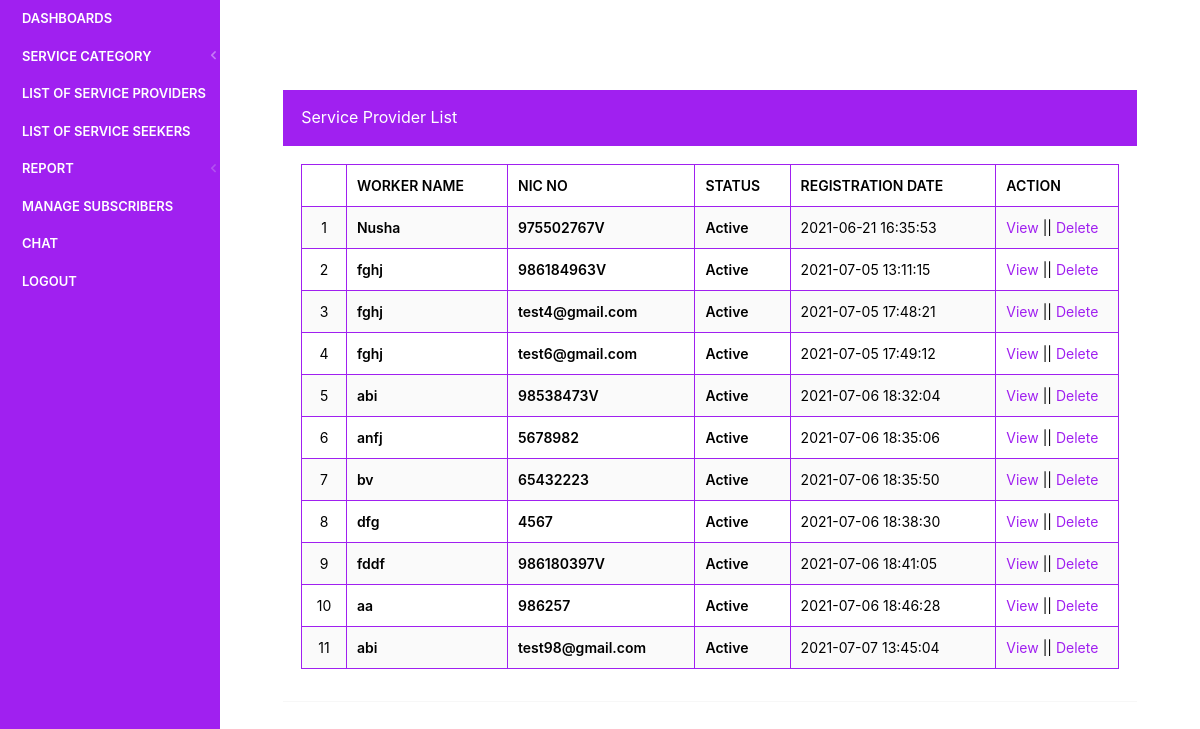
Page /findus/admin/employer-list.php (signed in) on the earlier database version.
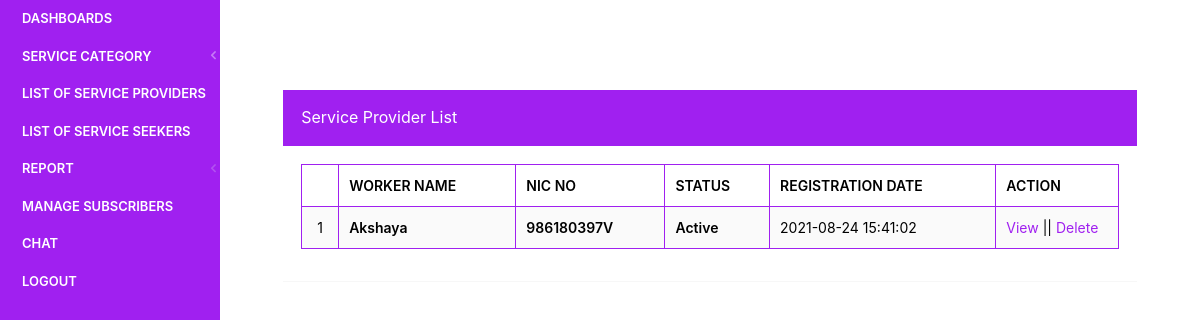
Same page on the later database version.
### tables this page shows
CREATE TABLE `tblemployers` (
  `id` int(11) NOT NULL,
  `Name` varchar(150) DEFAULT NULL,
  `NIC` varchar(250) DEFAULT NULL,
  `Email` varchar(250) DEFAULT NULL,
  `EmpPassword` varchar(250) DEFAULT NULL,
  `reset_pass` varchar(150) DEFAULT NULL,
  `Image` varchar(200) DEFAULT NULL,
  `RegDtae` timestamp NULL DEFAULT current_timestamp(),
  `LastUpdationDate` timestamp NOT NULL DEFAULT current_timestamp() ON UPDATE current_timestamp(),
  `Is_Active` int(1) DEFAULT NULL
);

### findus/admin/employer-list.php (the view, shortened to what this page needs)
<?php
include('includes/dbconnection.php');
if (strlen($_SESSION['jpaid']==0)) {
  header('location:logout.php');
  } else{
  ?>
<!doctype html>
<html lang="en" class="no-focus">
    <head>
        <link rel="stylesheet" href="assets/js/plugins/datatables/dataTables.bootstrap4.min.css">
        <link rel="stylesheet" id="css-main" href="assets/css/codebase.min.css">
    </head>
    <body>
        <div id="page-container" class="sidebar-o sidebar-inverse side-scroll page-header-fixed main-content-narrow">
           <?php include_once('includes/sidebar.php');?>
            <main id="main-container">
                <div class="content">
                    <div class="block">
                        <div class="block-header bg-gd-emerald">
                                    <h1 class="block-title" style="color:#fff">Service Provider List</h1>
                                </div>
                        <div class="block-content block-content-full">
                            <table class="table table-bordered table-striped table-vcenter">
                                <thead>
                                    <tr>
                                        <th class="text-center" style="color:#000;"></th>
                                        <th style="color:#000;">Worker Name</th>
                                       <th style="color:#000;">Nic No</th>
                                        <th style="color:#000;">Status</th>
                                        <th class="d-none d-sm-table-cell" style="color:#000;">Registration Date</th>
                                        <th class="d-none d-sm-table-cell" style="width: 15%;color:#000;">Action</th>
                                       </tr>
                                </thead>
                                <tbody>
                                    <?php
$sql="SELECT * from tblemployers";
$query = $dbh -> prepare($sql);
$query->execute();
$results=$query->fetchAll(PDO::FETCH_OBJ);
$cnt=1;
if($query->rowCount() > 0)
{
foreach($results as $row)
{               ?>
                                    <tr>
                                        <td class="text-center" style="color:#000;"><?php echo htmlentities($cnt);?></td>
                                        <td class="font-w600" style="color:#000;"><?php  echo htmlentities($row->Name);?></td>
                                        <td class="font-w600" style="color:#000;"><?php  echo htmlentities($row->NIC);?></td>
                                        <?php if($row->Is_Active=='1'){ ?>
                                        <td class="font-w600" style="color:#000;"><?php echo "Active"; ?></td>
                                        <?php } else { ?>
                                            <td class="font-w600" style="color:#000;"><?php echo "Inactive"; ?></td><?php } ?>
                                        <td class="d-none d-sm-table-cell" style="color:#000;"><?php  echo htmlentities($row->RegDtae);?></td>
                                         <td class="d-none d-sm-table-cell" style="color:#000;"><a href="view-employer-details.php?viewid=<?php echo htmlentities ($row->id);?>">View</a> || <a href="employer-list.php?delid=<?php echo htmlentities ($row->id);?>" onclick="return confirm('Do you really want to Delete ?');" aria-hidden="true">Delete</a></td>
                                    </tr>
                                    <?php $cnt=$cnt+1;}} ?>
                                </tbody>
                            </table>
                        </div>
                    </div>
                </div>
            </main>
        </div>
    </body>
</html>
<?php }  ?>

Differences in the rows shown:
removed tblemployers: Name "Nusha", NIC "975502767V", Is_Active "Active", RegDtae "2021-06-21 16:35:53"
removed tblemployers: Name "fghj", NIC "986184963V", Is_Active "Active", RegDtae "2021-07-05 13:11:15"
removed tblemployers: Name "fghj", NIC "test4@gmail.com", Is_Active "Active", RegDtae "2021-07-05 17:48:21"
removed tblemployers: Name "fghj", NIC "test6@gmail.com", Is_Active "Active", RegDtae "2021-07-05 17:49:12"
removed tblemployers: Name "abi", NIC "98538473V", Is_Active "Active", RegDtae "2021-07-06 18:32:04"
removed tblemployers: Name "anfj", NIC "5678982", Is_Active "Active", RegDtae "2021-07-06 18:35:06"
removed tblemployers: Name "bv", NIC "65432223", Is_Active "Active", RegDtae "2021-07-06 18:35:50"
removed tblemployers: Name "dfg", NIC "4567", Is_Active "Active", RegDtae "2021-07-06 18:38:30"
removed tblemployers: Name "fddf", NIC "986180397V", Is_Active "Active", RegDtae "2021-07-06 18:41:05"
removed tblemployers: Name "aa", NIC "986257", Is_Active "Active", RegDtae "2021-07-06 18:46:28"
removed tblemployers: Name "abi", NIC "test98@gmail.com", Is_Active "Active", RegDtae "2021-07-07 13:45:04"
added tblemployers: Name "Akshaya", NIC "986180397V", Is_Active "Active", RegDtae "2021-08-24 15:41:02"
